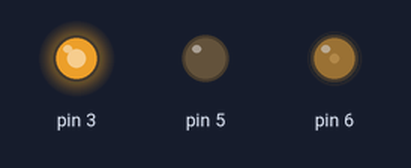
A sketch run on a simulated Arduino Uno, built with avr-gcc and run on an emulated ATmega328P. Parts: output pins drawn as LEDs (lit = HIGH).

Above: at 38.8 s.
Timing chart, 0 to 40.0 s (numbered marks = the images above):
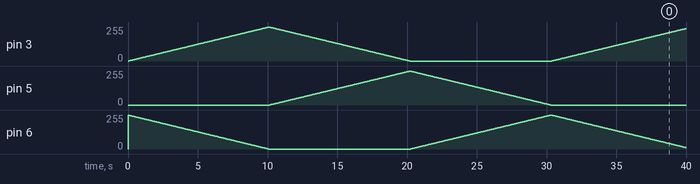

Measured:
- by itself, pin 5: rises from 0/255 to 255/255 in 10.1 s, then falls to 0/255 in 10.1 s

The sketch:

RGB-LED.ino
```cpp
void setup() {
  //Selecting PWM output pins.
  pinMode(3,OUTPUT);
  pinMode(5,OUTPUT);
  pinMode(6,OUTPUT);

  Serial.begin(9600);
}

enum Color //This is used to indicate which color is coming next.
{
  RED,
  BLUE,
  GREEN,
  NONE
};

Color color = GREEN;
float redValue = 0.0;
float greenValue = 0.0;
float blueValue = 1.0;
float maxVal = 255;
float stepSize = 0.001;

void loop()
{


  if(color == GREEN)
  {
    redValue -=stepSize;
    greenValue = 1.0 - redValue;
  }
  else if(color == BLUE)
  {
    greenValue -=stepSize;
    blueValue = 1.0 - greenValue;
  }
  else if(color == RED)
  {
    blueValue -=stepSize;
    redValue = 1.0 - blueValue;
  }


  if(blueValue >= 1)
  {
    color = RED;
    greenValue = 0.0;
  }
  else if(greenValue >= 1)
  {
    color = BLUE;
    redValue = 0.0;
  }
  else if(redValue >= 1)
  {
    color = GREEN;
    blueValue = 0.0;
  }


  analogWrite(3, redValue * maxVal);
  analogWrite(5, greenValue * maxVal);
  analogWrite(6, blueValue * maxVal);

  //String values = "RED: "+ String(redValue) + " GREEN: "+ String(greenValue) + " BLUE: "+ String(blueValue);
  //Serial.println(values);
  delay(10);

}
```
